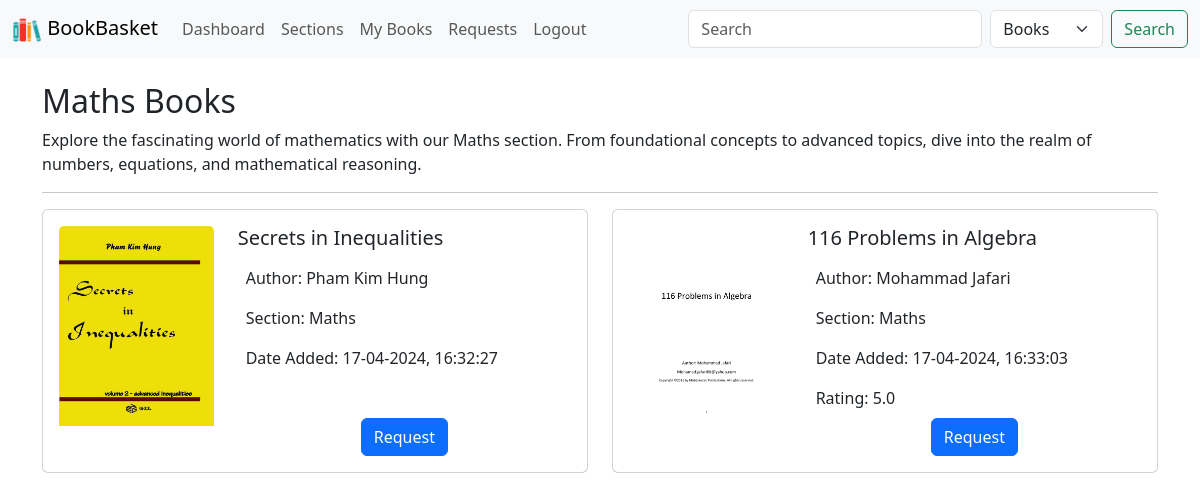
The page /view-section/1 (signed in) on the database its author committed.
### app.py (models this page shows, shortened)
class Section(db.Model):
	_id = db.Column("id", db.Integer, primary_key=True)
	name = db.Column(db.String(100), unique=True, nullable=False)
	date_created = db.Column(db.DateTime, default=datetime.utcnow)
	description = db.Column(db.Text, nullable=True)

class Book(db.Model):
	_id = db.Column("id", db.Integer, primary_key=True)
	title = db.Column("title", db.String(100), nullable=False)
	author = db.Column("author", db.String(255), nullable=False)
	date_added = db.Column(db.DateTime, nullable=False, default=datetime.utcnow)
	description = db.Column("description", db.Text, nullable=True)
	file_path = db.Column(db.String(255), nullable=False)
	cover_path = db.Column(db.String(255), nullable=False)
	section_id = db.Column(db.Integer, db.ForeignKey('section.id'))
	rating = db.Column(db.Float, nullable=False, default=0.0)
	section = db.relationship('Section', backref=db.backref('book', lazy=True))

### app.py (the view)
@app.route("/view-section/<int:section_id>")
def section_books_user(section_id):
	if "user_id" in session:
		section = Section.query.get(section_id)
		books = Book.query.filter_by(section_id=section_id).all()
		return render_template("section_books_user.html", section = section, books = books)
	flash("You need to login to view sections!", "warning")
	return redirect(url_for("librarian_login"))

### templates/section_books_user.html (shortened to what this page needs)
{% extends "base.html" %}
{% block body %}
{% include "navbar2.html" %}
<div class="container mt-4">
    <h2>{{ section.name }} Books</h2>
    <p>{{ section.description }}</p>
    <hr>
    {% if books %}
        <div class="row">
            {% for book in books %}
                <div class=" col-lg-6 mb-4">
                    <div class="card h-100">
                        <div class="card-body">
                            <div class="row h-100">
                                <div class="col-sm-4">
                                    <img src="{{ url_for('static', filename=book.cover_path[7:]) }}" class="card-img-top" alt="Book Cover">
                                </div>
                                <div class="col-sm-8 d-flex flex-column">
                                    <h5 class="card-title">{{ book.title }}</h5>
                                    <div class="card-text m-2"> Author: {{ book.author }} </div>
                                    {% if book.section_id %}
                                        <div class="card-text m-2"> Section: {{ book.section.name }} </div>
                                    {% endif %}
                                    <div class="card-text m-2"> Date Added: {{ book.date_added.strftime('%d-%m-%Y') }}, {{ book.date_added.strftime('%H:%M:%S') }} </div>
                                    {% if book.rating != 0 %}
                                        <div class="card-text m-2"> Rating: {{ book.rating }} </div>
                                    {% endif %}
                                    <div class="card-text mt-auto text-center">
                                        <form method="POST" action="{{ url_for('request_book') }}">
                                            <button type="submit" class="btn btn-primary">Request</button>
                                        </form>
                                    </div>
                                </div>
                            </div>
                        </div>
                    </div>
                </div>
            {% endfor %}
        </div>
    {% else %}
        <p>No books found for this section.</p>
    {% endif %}
</div>
{% endblock %}

### templates/base.html (shortened to what this page needs)
<!DOCTYPE html>
<html>
<head>
	<link href="https://cdn.jsdelivr.net/npm/bootstrap@5.3.3/dist/css/bootstrap.min.css" rel="stylesheet">
</head>
<body>
	{% block body %}{% endblock %}
</body>
</html>

### templates/navbar2.html (shortened to what this page needs)
<nav class="navbar navbar-expand-lg bg-body-tertiary sticky-top">
    <div class="container-fluid">
        <a class="navbar-brand" href="/"><img src="{{ url_for('static', filename='logo.png') }}" height="30"> BookBasket </a>
        <div class="collapse navbar-collapse" id="navbarSupportedContent">
            <ul class="navbar-nav me-auto mb-2 mb-lg-0">
                <li class="nav-item">
                    <a class="nav-link" href="/dashboard">Dashboard</a>
                </li>
                <li class="nav-item">
                    <a class="nav-link" href="/dashboard#sections">Sections</a>
                </li>
                <li class="nav-item">
                    <a class="nav-link" href="/dashboard#my_books">My Books</a>
                </li>
                <li class="nav-item">
                    <a class="nav-link" href="/dashboard#my_requests">Requests</a>
                </li>
                <li class="nav-item">
                    <a class="nav-link" href="/logout">Logout</a>
                </li>
            </ul>
            <form class="d-flex " action="{{ url_for('search') }}" method="GET">
                <input class="form-control me-2 input-group-append" type="search" placeholder="Search" aria-label="Search" name="query">
                <select class="form-select me-2 input-group-append" name="search_type" style="width: 150px;">
                    <option value="books">Books</option>
                </select>
                <button class="btn btn-outline-success" type="submit">Search</button>
            </form>
        </div>
    </div>
</nav>

### rows shown on the page
Section: name "Maths", description "Explore the fascinating world of mathematics with our Maths section. From foundational concepts to advanced topics, dive into the realm of numbers, equations, and mathematical reasoning."
Book: cover_path (picture), title "Secrets in Inequalities", author "Pham Kim Hung", section.name "Maths", date_added "17-04-2024", date_added "16:32:27"
Book: cover_path (picture), title "116 Problems in Algebra", author "Mohammad Jafari", section.name "Maths", date_added "17-04-2024", date_added "16:33:03", rating "5.0"
